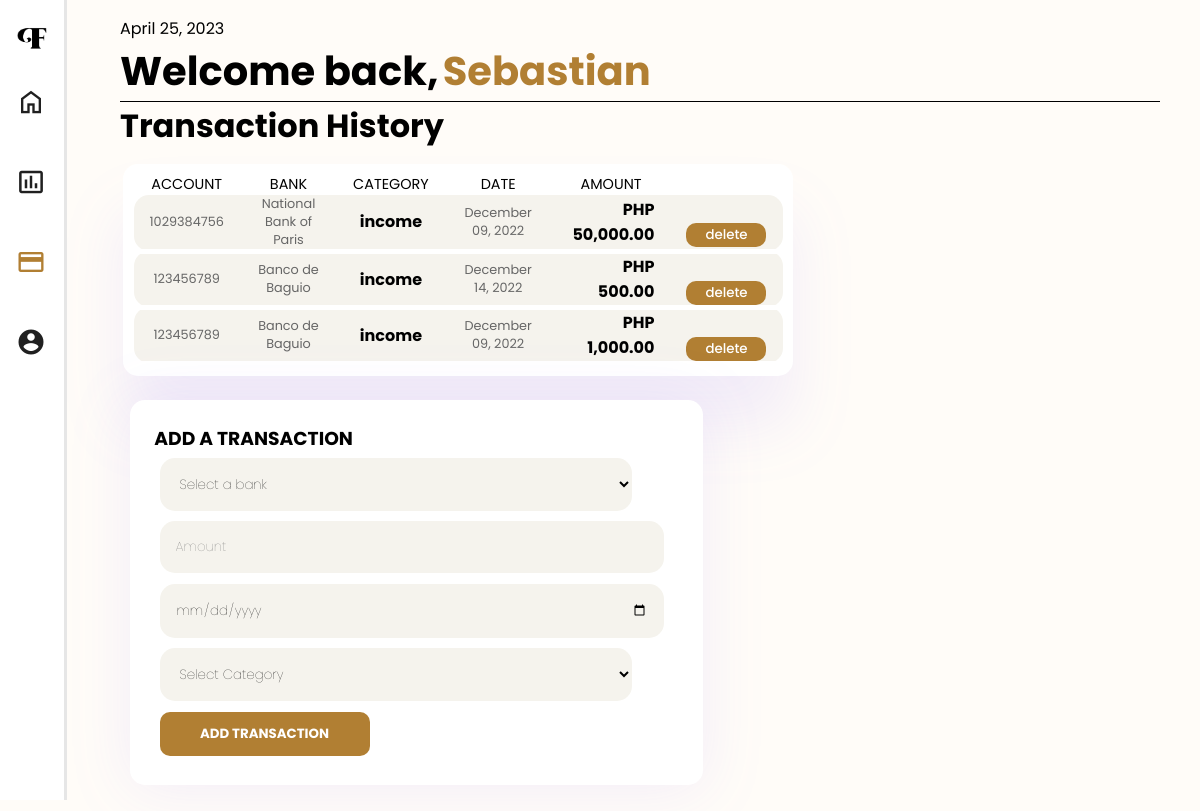
The app's page /transactions.php (signed in) with its own data.
### tables this page shows
CREATE TABLE IF NOT EXISTS `transactions` (
  `transaction_ID` int(6) NOT NULL AUTO_INCREMENT,
  `u_ID` int(11) NOT NULL,
  `amount` int(11) NOT NULL,
  `date` date NOT NULL,
  `type` varchar(32) NOT NULL,
  `acc_num` int(11) NOT NULL,
  PRIMARY KEY (`transaction_ID`),
  KEY `u_ID` (`u_ID`)
);

CREATE TABLE IF NOT EXISTS `linked_accounts` (
  `account_id` int(11) NOT NULL AUTO_INCREMENT,
  `bank_name` varchar(32) NOT NULL,
  `acc_num` int(11) NOT NULL,
  `balance` int(11) NOT NULL DEFAULT 0,
  `u_id` int(11) NOT NULL,
  PRIMARY KEY (`account_id`)
);

### transactions.php (the view, shortened to what this page needs)
<!DOCTYPE html>
<html lang="en">
<head>
    <link rel="stylesheet" href="css/Nav-Head.css"/>
    <link rel="stylesheet" href="css/Main-Hero.css"/>
</head>
<body>
<?php include 'leftnavbar.php';?>
<main>
        <?php include 'header-date-user.php';?>
        <h1 class="head-title">
          Transaction History
        </h1>
        <div class="Hero-Main">
                <div class="Left-Hero">
                    <div class="transc-history">
                        <?php include 'transactions-recent.php'; ?>
                    </div>
                </div>
                <div class="Right-Hero">
                    <div class="quick-acc transc">
                        <h3 class="small-title-black">ADD A TRANSACTION</h3>
                        <form action="transactions-add.php" method="post">
                            <select class="rounded-form" id="bankacct" name="bankacct" ariplaceholder="Category" required>
                                <option value="" disabled selected>Select a bank</option>
                            </select>
                            <input class="rounded-form" type="text" name="Amount" placeholder="Amount"><br>
                            <input class="rounded-form" type="date" id="Date" name="Date" placeholder="2022-12-12">
                            <select class="rounded-form" id="Category"  name="category" ariplaceholder="Category">
                                <option value="" disabled selected>Select Category</option>
                            </select>
                            <input class="add-button" type="submit" value="ADD TRANSACTION">
                        </form>
                    </div>
                </div>
</body>
</html>

### transactions-recent.php (shortened to what this page needs)
<table class="transaction">
    <thead class="transc-head">
        <tr>
            <td>ACCOUNT</td>
            <td>BANK</td>
            <td>CATEGORY</td>
            <td>DATE</td>
            <td>AMOUNT</td>
            <td></td>
        </tr>
    </thead>
    <tbody>
    <?php
    include("dbconn.php");
    $userid = $_SESSION['sess_uid'];
    $gettrans = "SELECT a.*, b.bank_name FROM transactions a INNER JOIN linked_accounts b ON a.acc_num = b.acc_num AND a.u_ID = $userid order by transaction_ID desc";
    $result = $conn->query($gettrans);
    if ($result->num_rows > 0) {
        while($usertrans = $result -> fetch_assoc()){
    ?>
        <tr class="data-row">
            <td class="td-desc"><?php echo $usertrans['acc_num'] ?></td>
            <td class="td-desc"><?php echo $usertrans['bank_name'] ?></td>
            <td class="td-highlight"><?php echo $usertrans['type'] ?></td>
            <td class="td-desc">
                <?php
                    $tdat = date_create($usertrans['date'])->format('F d, Y');
                    echo $tdat;
                ?>
            </td>
            <td class="td-highlight" align="right">
                PHP <?php echo number_format($usertrans["amount"],2); ?>
            </td>
            <td class="transc-delete">
                <form action="transactions-delete.php" method="post">
                    <input type="hidden" name="pagefrom" value="<?php echo basename($_SERVER["REQUEST_URI"], ".php") ?>"><br>
                    <input class="delete-button" type="submit" name="delete" value="delete">
                </form>
            </td>
        </tr>
    <?php
        }
        }
    ?>
    </tbody>
</table>

### css/Nav-Head.css (style rules this page uses)
:root { --transition-speed: 600ms; }
body { font-family: Poppins; background-color: #FFFCF8; margin: 0; padding: 0; }
main { margin-left: 5rem; padding: 1rem 2.5rem; position: relative; z-index: 0; }
p, h1,h2,h3 { padding: 0; margin: 0; }
.head-title { font-size: clamp(1.5rem, 2vw + 1rem, 2rem); }

### css/Main-Hero.css (style rules this page uses)
body { font-family: Poppins; margin: 0; padding: 0; }
.Hero-Main { display: flex; flex-direction: row; flex-flow: wrap; justify-content: left; }
.Left-Hero { width: 65%; }
.Right-Hero { margin: 1%; }
.transc-history { background-color: rgb(255, 255, 255); padding: 1.5%; border-radius: 15px; margin: 2% 0.5%; filter: drop-shadow(0px 50px 30px rgba(123, 97, 255, 0.1)); }
.transaction { border-collapse:collapse; text-align: center; width: 100%; }
.transc-head { font-weight: 400; font-size: 90% ; }
.data-row { border-style: solid; border-top: none; border-right: none; border-left: none; border-color: white; border-width: 5px; }
.td-desc { font-weight: 400; color: rgb(102, 102, 102); font-size: 80%; height: 2rem; }
.td-highlight { font-weight: 700; height: 2.3rem; }
.delete-button { font-family: Poppins; font-weight: 500; color: white; background: #B17F33; border-style: none; border-radius: 10px; width: 5rem; height: 1.5rem; cursor: pointer; transition: 0.3s; }
thead { font-weight: 300; }
tbody { background-color:#F5F3ED; }
td:first-child, th:first-child { border-radius: 15px 0 0 15px; }
td { padding: 0 1rem ; }
td:last-child, th:last-child { border-radius: 0 15px 15px 0; }
.quick-acc { width: 300%; background-color: rgb(255, 255, 255); padding: 5%; border-radius: 15px; filter: drop-shadow(0px 3px 30px rgba(123, 97, 255, 0.1)); }
.rounded-form { width: 90%; padding: 1rem; margin: 1%; border-style: none; background-color: #F5F3ED; border-radius: 15px; font-family: poppins; font-weight: 100; }
.add-button { width:40%; padding: 0.75rem; border-style: none; background-color: #B17F33; font-family: poppins; font-weight: 700; color: white; border-radius: 10px; margin: 1%; cursor: pointer; transition: 0.3s; }
.transc { width: 110%; }

### records on screen
transactions: acc_num "1029384756", linked_accounts.bank_name "National Bank of Paris", type "income", date "December 09, 2022", amount "50,000.00"
transactions: acc_num "123456789", linked_accounts.bank_name "Banco de Baguio", type "income", date "December 14, 2022", amount "500.00"
transactions: acc_num "123456789", linked_accounts.bank_name "Banco de Baguio", type "income", date "December 09, 2022", amount "1,000.00"

### other values on screen
$today "April 25, 2023"
$_SESSION["sess_fname"] "Sebastian"
